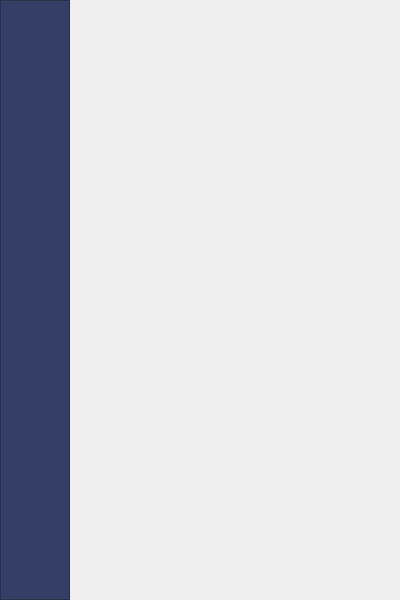
<?xml version="1.0" encoding="UTF-8"?>
<ui version="4.0">
 <class>MainWindow</class>
 <widget class="QMainWindow" name="MainWindow">
  <property name="windowModality">
   <enum>Qt::NonModal</enum>
  </property>
  <property name="geometry">
   <rect>
    <x>0</x>
    <y>0</y>
    <width>400</width>
    <height>600</height>
   </rect>
  </property>
  <property name="sizePolicy">
   <sizepolicy hsizetype="Fixed" vsizetype="Fixed">
    <horstretch>0</horstretch>
    <verstretch>0</verstretch>
   </sizepolicy>
  </property>
  <property name="minimumSize">
   <size>
    <width>400</width>
    <height>600</height>
   </size>
  </property>
  <property name="maximumSize">
   <size>
    <width>400</width>
    <height>600</height>
   </size>
  </property>
  <property name="contextMenuPolicy">
   <enum>Qt::NoContextMenu</enum>
  </property>
  <property name="windowTitle">
   <string>TsControl</string>
  </property>
  <property name="windowOpacity">
   <double>1.000000000000000</double>
  </property>
  <property name="toolButtonStyle">
   <enum>Qt::ToolButtonTextUnderIcon</enum>
  </property>
  <property name="dockNestingEnabled">
   <bool>true</bool>
  </property>
  <property name="unifiedTitleAndToolBarOnMac">
   <bool>true</bool>
  </property>
  <widget class="QWidget" name="centralWidget">
   <layout class="QHBoxLayout" name="horizontalLayout">
    <property name="spacing">
     <number>0</number>
    </property>
    <property name="leftMargin">
     <number>0</number>
    </property>
    <property name="topMargin">
     <number>0</number>
    </property>
    <property name="rightMargin">
     <number>0</number>
    </property>
    <property name="bottomMargin">
     <number>0</number>
    </property>
    <item>
     <widget class="QWidget" name="widget" native="true">
      <widget class="QListWidget" name="listWidget">
       <property name="geometry">
        <rect>
         <x>0</x>
         <y>0</y>
         <width>70</width>
         <height>600</height>
        </rect>
       </property>
       <property name="sizePolicy">
        <sizepolicy hsizetype="Fixed" vsizetype="Fixed">
         <horstretch>0</horstretch>
         <verstretch>0</verstretch>
        </sizepolicy>
       </property>
       <property name="minimumSize">
        <size>
         <width>70</width>
         <height>600</height>
        </size>
       </property>
       <property name="maximumSize">
        <size>
         <width>70</width>
         <height>600</height>
        </size>
       </property>
       <property name="contextMenuPolicy">
        <enum>Qt::NoContextMenu</enum>
       </property>
       <property name="styleSheet">
        <string notr="true">background-color: #353f66;</string>
       </property>
       <property name="verticalScrollBarPolicy">
        <enum>Qt::ScrollBarAlwaysOff</enum>
       </property>
       <property name="horizontalScrollBarPolicy">
        <enum>Qt::ScrollBarAlwaysOff</enum>
       </property>
       <property name="autoScroll">
        <bool>false</bool>
       </property>
       <property name="showDropIndicator" stdset="0">
        <bool>false</bool>
       </property>
       <property name="selectionMode">
        <enum>QAbstractItemView::NoSelection</enum>
       </property>
       <property name="iconSize">
        <size>
         <width>70</width>
         <height>70</height>
        </size>
       </property>
       <property name="selectionRectVisible">
        <bool>false</bool>
       </property>
       <property name="itemAlignment">
        <set>Qt::AlignTop</set>
       </property>
      </widget>
     </widget>
    </item>
   </layout>
  </widget>
 </widget>
 <layoutdefault spacing="6" margin="11"/>
 <resources/>
 <connections/>
</ui>
